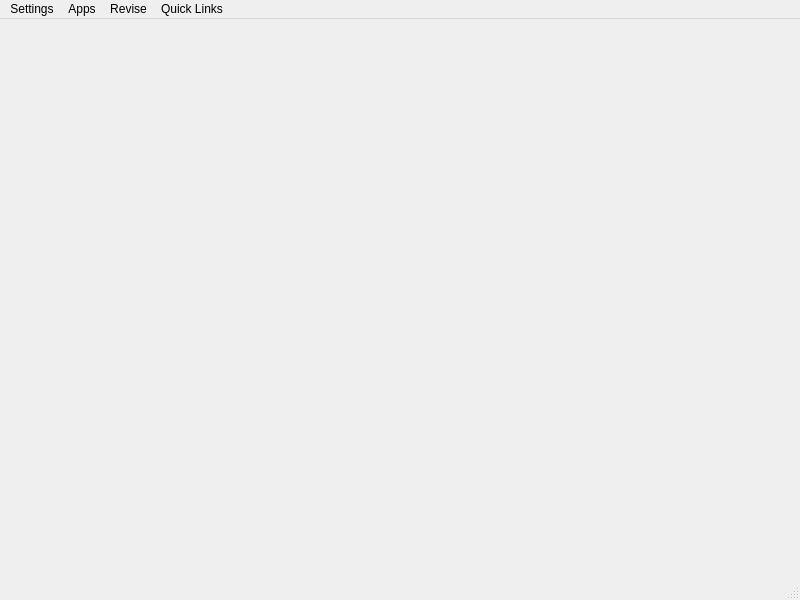
<?xml version="1.0" encoding="UTF-8"?>
<ui version="4.0">
 <class>MainWindow</class>
 <widget class="QMainWindow" name="MainWindow">
  <property name="geometry">
   <rect>
    <x>0</x>
    <y>0</y>
    <width>800</width>
    <height>600</height>
   </rect>
  </property>
  <property name="windowTitle">
   <string>MainWindow</string>
  </property>
  <widget class="QWidget" name="centralwidget"/>
  <widget class="QMenuBar" name="menubar">
   <property name="geometry">
    <rect>
     <x>0</x>
     <y>0</y>
     <width>800</width>
     <height>17</height>
    </rect>
   </property>
   <widget class="QMenu" name="menuSettings">
    <property name="title">
     <string>Settings</string>
    </property>
    <addaction name="actionProfile_Settings"/>
    <addaction name="actionNotifications"/>
    <addaction name="actionApps"/>
    <addaction name="actionMore_Settings"/>
   </widget>
   <widget class="QMenu" name="menuApps">
    <property name="title">
     <string>Apps</string>
    </property>
   </widget>
   <widget class="QMenu" name="menuRevise">
    <property name="title">
     <string>Revise</string>
    </property>
   </widget>
   <widget class="QMenu" name="menuQuick_Links">
    <property name="title">
     <string>Quick Links</string>
    </property>
    <addaction name="actionStudent_Learning_Space_SLS"/>
    <addaction name="actionGoogle_Classroom"/>
    <addaction name="actionQuzzlet_live"/>
    <addaction name="actionQuizziz"/>
    <addaction name="separator"/>
    <addaction name="actionEdit"/>
   </widget>
   <addaction name="menuSettings"/>
   <addaction name="menuApps"/>
   <addaction name="menuRevise"/>
   <addaction name="menuQuick_Links"/>
  </widget>
  <widget class="QStatusBar" name="statusbar"/>
  <action name="actionProfile_Settings">
   <property name="text">
    <string>Profile Settings</string>
   </property>
  </action>
  <action name="actionNotifications">
   <property name="text">
    <string>Notifications</string>
   </property>
  </action>
  <action name="actionApps">
   <property name="text">
    <string>Apps</string>
   </property>
  </action>
  <action name="actionMore_Settings">
   <property name="text">
    <string>More Settings</string>
   </property>
  </action>
  <action name="actionStudent_Learning_Space_SLS">
   <property name="text">
    <string>Student Learning Space (SLS)</string>
   </property>
  </action>
  <action name="actionGoogle_Classroom">
   <property name="text">
    <string>Google Classroom</string>
   </property>
  </action>
  <action name="actionQuzzlet_live">
   <property name="text">
    <string>Quzzlet live</string>
   </property>
  </action>
  <action name="actionQuizziz">
   <property name="text">
    <string>Quizziz</string>
   </property>
  </action>
  <action name="actionEdit">
   <property name="text">
    <string>Edit</string>
   </property>
  </action>
 </widget>
 <resources/>
 <connections/>
</ui>
